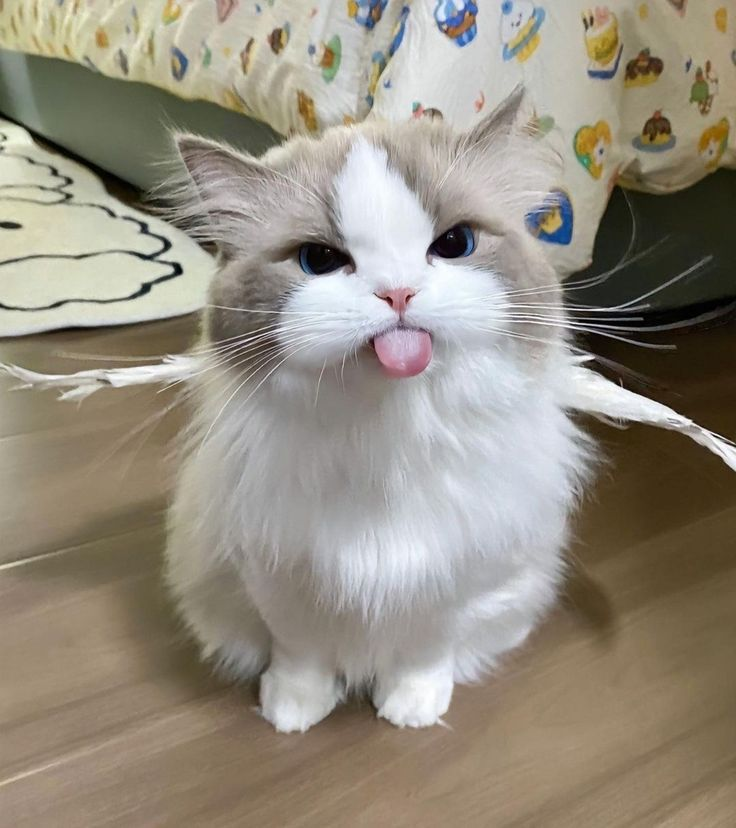
#> input picture cat.jpg, 736 x 828 px, given in place of the camera
$ python I2.py
#> lines starting #> are read from the running program, lines starting #| are printed output that depends on the picture; after the words box and inside, x2 and y2 are one past the last pixel; in counts of white or black regions, pixels touching at a corner belong together
import cv2
import numpy as np

# Fungsi callback untuk trackbar (tidak melakukan apa-apa)
def nothing(x):
    pass

# Fungsi callback untuk mouse klik (untuk mengambil warna saat diklik)
def get_color(event, x, y, flags, param):
    global l_h, l_s, l_v, u_h, u_s, u_v, hsv

    if event == cv2.EVENT_LBUTTONDOWN:  # Ketika tombol kiri mouse ditekan
        # Mengambil warna dari posisi klik
        color = hsv[y, x]
        # Mengubah nilai HSV sesuai dengan warna yang diklik
        l_h = max(0, color[0] - 10)  # Lower Hue (dengan sedikit toleransi)
        l_s = max(0, color[1] - 40)  # Lower Saturation
        l_v = max(0, color[2] - 40)  # Lower Value
        u_h = min(179, color[0] + 10)  # Upper Hue
        u_s = min(255, color[1] + 40)  # Upper Saturation
        u_v = min(255, color[2] + 40)  # Upper Value

        # Memperbarui trackbar secara otomatis
        cv2.setTrackbarPos("L - H", "Trackbars", l_h)
        cv2.setTrackbarPos("L - S", "Trackbars", l_s)
        cv2.setTrackbarPos("L - V", "Trackbars", l_v)
        cv2.setTrackbarPos("U - H", "Trackbars", u_h)
        cv2.setTrackbarPos("U - S", "Trackbars", u_s)
        cv2.setTrackbarPos("U - V", "Trackbars", u_v)

# Mengaktifkan kamera
cam = cv2.VideoCapture(0)

# Membuat jendela untuk Trackbars
cv2.namedWindow("Trackbars")

# Membuat trackbar untuk mengatur range HSV
cv2.createTrackbar("L - H", "Trackbars", 0, 179, nothing)  # Lower Hue
#> slider 'L - H' is set to 35
cv2.createTrackbar("L - S", "Trackbars", 0, 255, nothing)  # Lower Saturation
#> slider 'L - S' is set to 51
cv2.createTrackbar("L - V", "Trackbars", 0, 255, nothing)  # Lower Value
#> slider 'L - V' is set to 51
cv2.createTrackbar("U - H", "Trackbars", 179, 179, nothing)  # Upper Hue
cv2.createTrackbar("U - S", "Trackbars", 255, 255, nothing)  # Upper Saturation
cv2.createTrackbar("U - V", "Trackbars", 255, 255, nothing)  # Upper Value

# Variabel global untuk trackbar HSV
l_h, l_s, l_v, u_h, u_s, u_v = 0, 0, 0, 179, 255, 255

# Menambahkan callback mouse
cv2.namedWindow("Frame")  # Pastikan jendela Frame sudah ada
cv2.setMouseCallback("Frame", get_color)

while True:
    # Membaca frame dari kamera
    _, frame = cam.read()
#> frame is the input picture: shape (828, 736, 3); mean B, G, R 128.2, 141.7, 149
    if not _:
        print("Gagal membaca frame dari kamera.")
        break

    # Konversi citra dari BGR ke HSV
    hsv = cv2.cvtColor(frame, cv2.COLOR_BGR2HSV)
#> hsv: shape (828, 736, 3); mean H, S, V 38.8, 53.4, 151.5

    # Tampilkan HSV dari titik tengah frame
    h, s, v = hsv[frame.shape[0] // 2, frame.shape[1] // 2]
#> h = 11; s = 15; v = 138
    cv2.putText(frame, f"HSV: {h},{s},{v}", (10, 30),
                cv2.FONT_HERSHEY_SIMPLEX, 0.7, (0, 255, 255), 2)
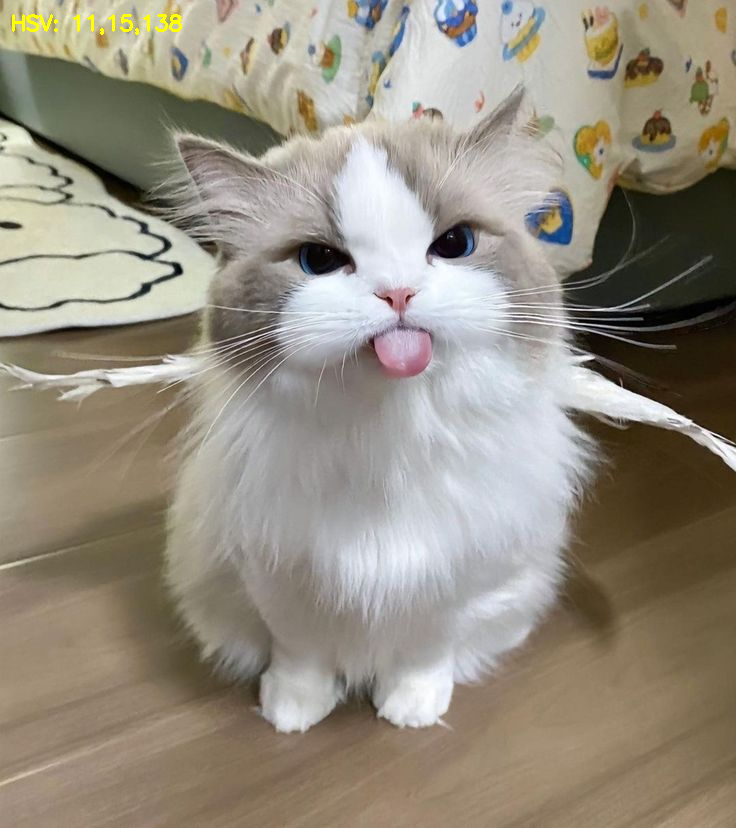
#> frame: shape (828, 736, 3); 0.17% of pixels changed, all inside (x1, y1, x2, y2) = (12, 14, 182, 35)

    # Simpan nilai HSV dari trackbar ke variabel lokal (bukan global)
    lh = cv2.getTrackbarPos("L - H", "Trackbars")
    ls = cv2.getTrackbarPos("L - S", "Trackbars")
    lv = cv2.getTrackbarPos("L - V", "Trackbars")
    uh = cv2.getTrackbarPos("U - H", "Trackbars")
    us = cv2.getTrackbarPos("U - S", "Trackbars")
    uv = cv2.getTrackbarPos("U - V", "Trackbars")


    # Membuat array untuk batas bawah dan atas warna
    lower_color = np.array([lh, ls, lv])
    upper_color = np.array([uh, us, uv])
    mask = cv2.inRange(hsv, lower_color, upper_color)
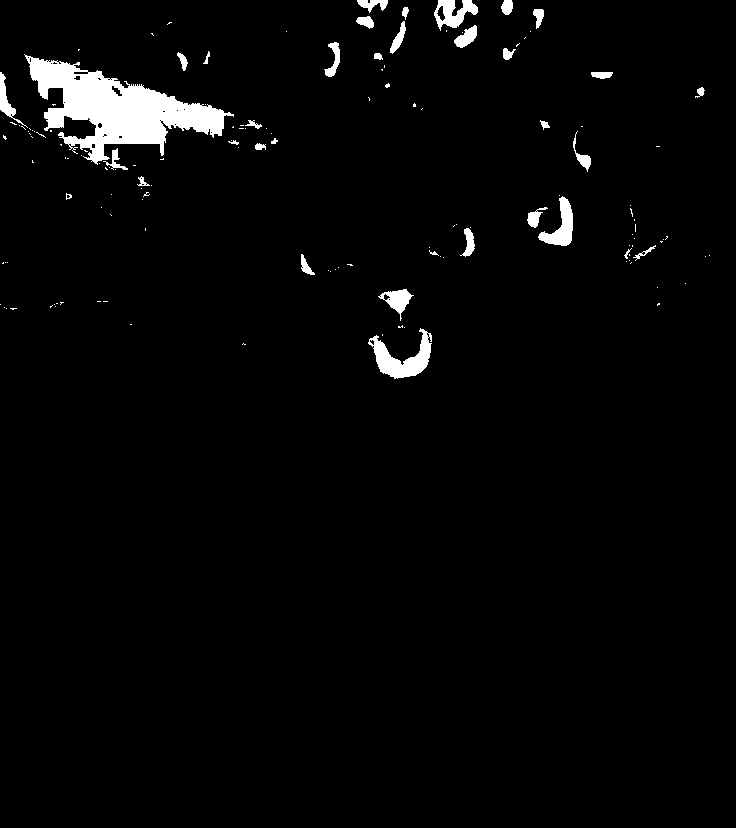
#> mask: shape (828, 736); 2.7% white; 145 white regions (110 under 20 px), largest, box (x1, y1, x2, y2) and area: (24, 54, 234, 165) 9337, (368, 328, 432, 379) 1375, (538, 196, 573, 246) 773
    # Menampilkan hasil deteksi warna
    result = cv2.bitwise_and(frame, frame, mask=mask)
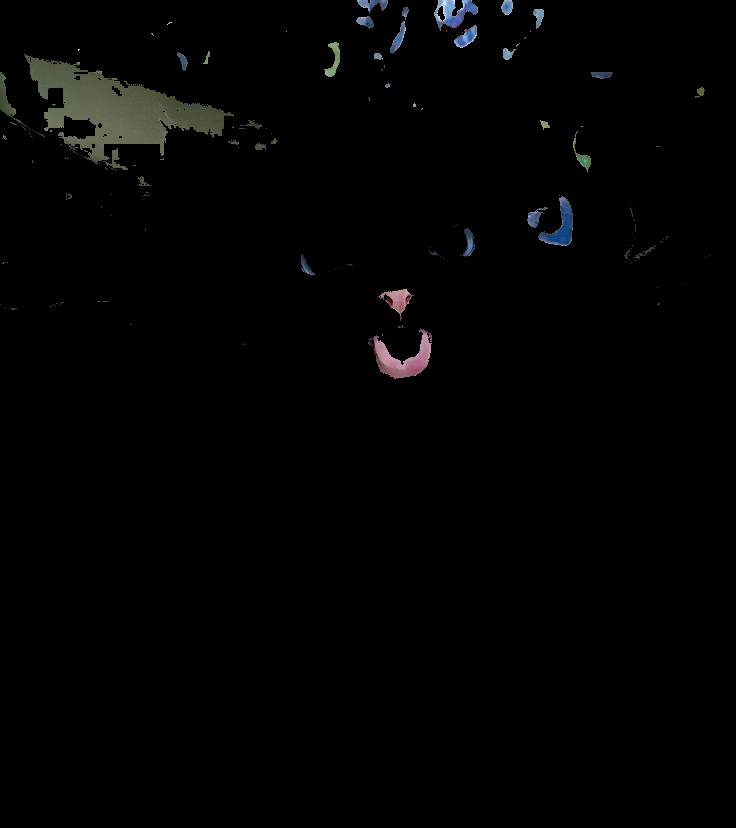
#> result: shape (828, 736, 3); mean B, G, R 2.6, 2.8, 2.7

    # Menampilkan frame asli, mask, dan hasil deteksi
    cv2.imshow("Frame", frame)
    cv2.imshow("Mask", mask)
    cv2.imshow("Result", result)

    # Keluar dari loop jika tombol 'ESC' ditekan
    key = cv2.waitKey(1)
#> (key Esc is pressed here)
    if key == 27:  # ESC key
        break

# Melepas kamera dan menutup semua jendela
cam.release()
cv2.destroyAllWindows()
